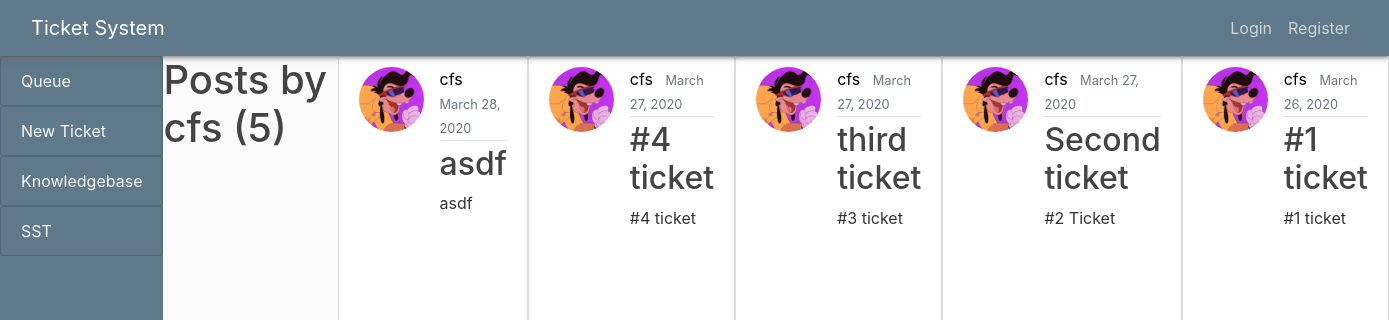
Page /user/cfs on the earlier database version.
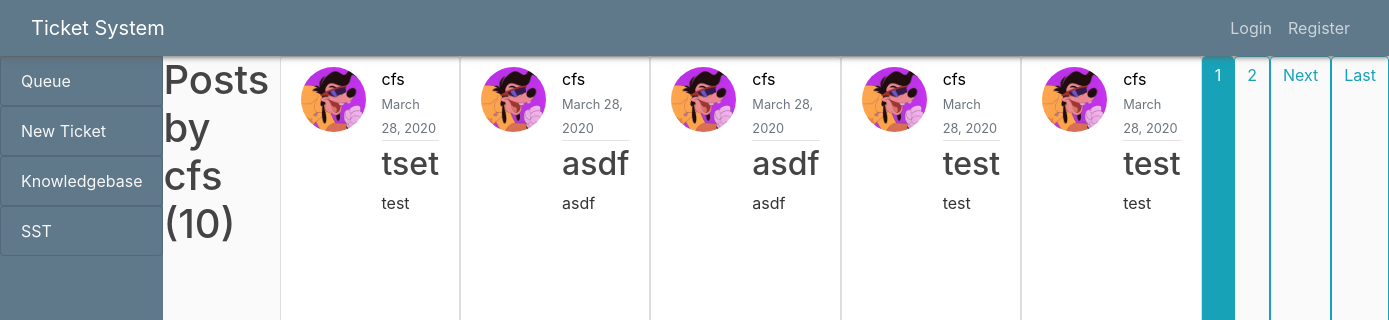
Same page on the later database version.
### blog/models.py (models this page shows, shortened)
class Post(models.Model):
    title = models.CharField(max_length=100)
    content = models.TextField()
    date_posted = models.DateTimeField(default=timezone.now)
    author = models.ForeignKey(User, on_delete=models.CASCADE) # FIX: Users tickets do not get deleted when
    TICKET_PRIORITY = [
        ('Priority 4', 'Priority 4'),
        ('Priority 3', 'Priority 3'),
        ('Priority 2', 'Priority 2'),
        ('Priority 1', 'Priority 1'),
    ]
    ticket_priority = models.CharField(max_length=10, choices=TICKET_PRIORITY, default='Priority 4')

### users/models.py (models this page shows, shortened)
class Profile(models.Model):
    user = models.OneToOneField(User, on_delete=models.CASCADE) # Deletes the profile if user is deleted
    image = models.ImageField(default='default.jpg', upload_to='profile_pics')

### blog/views.py (the view)
# urls.py: path('user/<str:username>', UserPostListView.as_view(), name='user-posts'),
class UserPostListView(ListView):
    model = Post
    template_name = 'blog/user_posts.html' # <app>/<model>_<viewtype>.html
    context_object_name = 'posts'
    paginate_by = 5 # makes it 5 posts per page
    def get_queryset(self):
        user = get_object_or_404(User, username=self.kwargs.get('username'))
        return Post.objects.filter(author=user).order_by('-date_posted')

### blog/templates/blog/user_posts.html (shortened to what this page needs)
{% extends "blog/base.html" %}
{% block content %}
    <h1 class="mb-3">Posts by {{ view.kwargs.username }} ({{ page_obj.paginator.count }})</h1>
  {% for post in posts %}
    <article class="media content-section">
      <img class="rounded-circle article-img" src="{{ post.author.profile.image.url }}">
      <div class="media-body">
        <div class="article-metadata">
          <a class="mr-2" href="{% url 'user-posts' post.author.username %}">{{ post.author }}</a>
          <small class="text-muted">{{ post.date_posted|date:"F d, Y" }}</small>
        </div>
        <h2><a class="article-title" href="{% url 'post-detail' post.id %}">{{ post.title }}</a></h2>
        <p class="article-content">{{ post.content }}</p>
      </div>
    </article>
  {% endfor %}
  {% if is_paginated %}
    {% for num in page_obj.paginator.page_range %}
      {% if page_obj.number == num %}
        <a class="btn btn-info mb-4" href="?page={{ num }}">{{ num }}</a>
      {% elif num > page_obj.number|add:'-3' and num < page_obj.number|add:'3' %}
        <a class="btn btn-outline-info mb-4" href="?page={{ num }}">{{ num }}</a>
      {% endif %}
    {% endfor %}
    {% if page_obj.has_next %}
      <a class="btn btn-outline-info mb-4" href="?page={{ page_obj.next_page_number }}">Next</a>
      <a class="btn btn-outline-info mb-4" href="?page={{ page_obj.paginator.num_pages }}">Last</a>
    {% endif %}
  {% endif %}
{% endblock content %}

Differences in the rows shown:
no longer on this page (row unchanged): Post: author.profile.image (picture), author "cfs", date_posted "March 27, 2020", title "#4 ticket", content "#4 ticket"
no longer on this page (row unchanged): Post: author.profile.image (picture), author "cfs", date_posted "March 27, 2020", title "third ticket", content "#3 ticket"
no longer on this page (row unchanged): Post: author.profile.image (picture), author "cfs", date_posted "March 27, 2020", title "Second ticket", content "#2 Ticket"
no longer on this page (row unchanged): Post: author.profile.image (picture), author "cfs", date_posted "March 26, 2020", title "#1 ticket", content "#1 ticket"
added Post: author.profile.image (picture), author "cfs", date_posted "March 28, 2020", title "tset", content "test"
added Post: author.profile.image (picture), author "cfs", date_posted "March 28, 2020", title "asdf", content "asdf"
added Post: author.profile.image (picture), author "cfs", date_posted "March 28, 2020", title "test", content "test"
added Post: author.profile.image (picture), author "cfs", date_posted "March 28, 2020", title "test", content "test"
Other differences:
{{ page_obj.paginator.count }}: "5" → "10"
new list line: "1"
new list line: "2"
text now shown: "Next Last"
